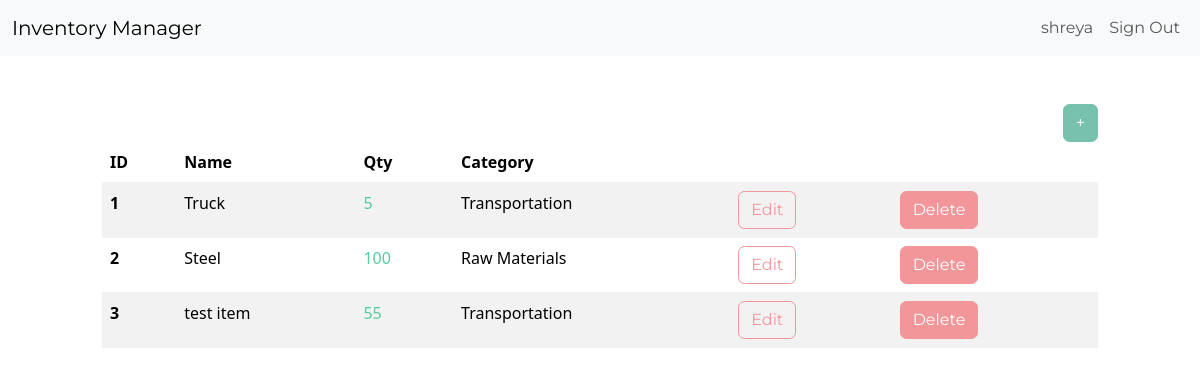
Page /dashboard/ (signed in) on the earlier database version.
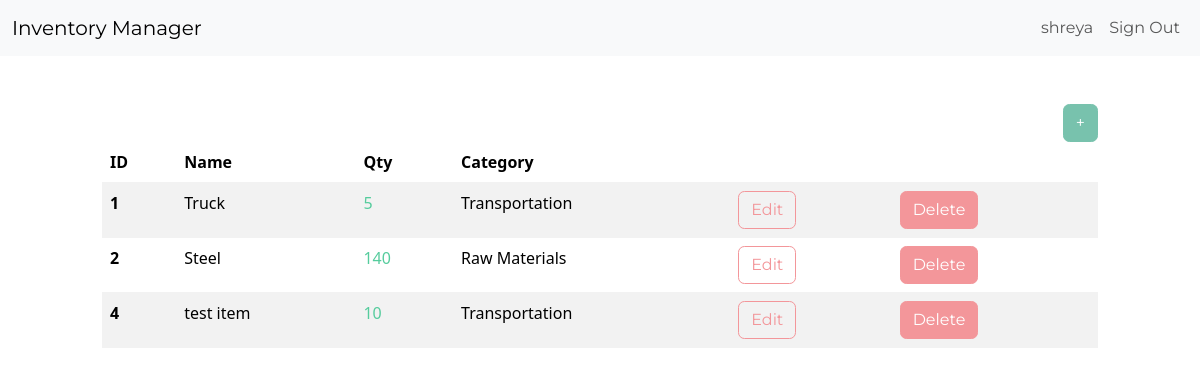
Same page on the later database version.
### inventory/models.py (models this page shows, shortened)
class InventoryItem(models.Model):
	name = models.CharField(max_length=200)
	quantity = models.IntegerField()
	category = models.ForeignKey('Category', on_delete=models.SET_NULL, blank=True, null=True)
	date_created = models.DateTimeField(auto_now_add=True)
	user = models.ForeignKey(User, on_delete=models.CASCADE)

class Category(models.Model):
	name = models.CharField(max_length=200)
	class Meta:
		verbose_name_plural = 'categories'

### inventory/views.py (the view)
# urls.py: path('dashboard/', Dashboard.as_view(), name='dashboard'),
class Dashboard(LoginRequiredMixin, View):
	def get(self, request):
		items = InventoryItem.objects.filter(user=self.request.user.id).order_by('id')
		low_inventory = InventoryItem.objects.filter(
			user=self.request.user.id,
			quantity__lte=LOW_QUANTITY
		)
		if low_inventory.count() > 0:
			if low_inventory.count() > 1:
				messages.error(request, f'{low_inventory.count()} items have low inventory')
			else:
				messages.error(request, f'{low_inventory.count()} item has low inventory')
		low_inventory_ids = InventoryItem.objects.filter(
			user=self.request.user.id,
			quantity__lte=LOW_QUANTITY
		).values_list('id', flat=True)
		return render(request, 'inventory/dashboard.html', {'items': items, 'low_inventory_ids': low_inventory_ids})

### inventory/templates/inventory/dashboard.html (shortened to what this page needs)
{% extends 'inventory/base.html' %}
{% block content %}
	<div class="row">
		<div class="col-md-10 col-12 mx-auto mt-5">
			<div class="d-flex justify-content-end">
				<a href="{% url 'add-item' %}" class="btn btn-primary">+</a>
			</div>
			<table class="table table-hover table-striped">
				<thead>
					<tr>
						<th scope="col">ID</th>
						<th scope="col">Name</th>
						<th scope="col">Qty</th>
						<th scope="col">Category</th>
						<th scope="col"></th>
						<th scope="col"></th>
					</tr>
				</thead>
				<tbody>
					{% for item in items %}
					<tr>
						<th scope="row">{{ item.id }}</th>
						<td>{{ item.name }}</td>
						{% if item.id in low_inventory_ids %}
							<td class="text-danger">{{ item.quantity }}</td>
						{% else %}
							<td class="text-success">{{ item.quantity }}</td>
						{% endif %}
						<td>{{ item.category.name }}</td>
						<td><a href="{% url 'edit-item' item.id %}" class="btn btn-outline-secondary">Edit</a></td>
						<td><a href="{% url 'delete-item' item.id %}" class="btn btn-secondary">Delete</a></td>
					</tr>
					{% endfor %}
				</tbody>
			</table>
		</div>
	</div>
{% endblock content %}

### inventory/templates/inventory/base.html (shortened to what this page needs)
<!DOCTYPE html>
<html lang="en">
<head>
	<link href="https://bootswatch.com/5/minty/bootstrap.min.css" rel="stylesheet">
</head>
<body>
	{% include 'inventory/navigation.html' %}
	{% block content %}
	{% endblock content %}
</body>
</html>

### inventory/templates/inventory/navigation.html (shortened to what this page needs)
<nav class="navbar navbar-expand-lg bg-light">
	<div class="container-fluid">
		<a class="navbar-brand" href="{% url 'index' %}">Inventory Manager</a>
		<div class="collapse navbar-collapse justify-content-end" id="navbarNav">
			<ul class="navbar-nav">
				{% if user.is_authenticated %}
					<li class="nav-item">
						<a class="nav-link" href="#">{{ user.username }}</a>
					</li>
					<li class="nav-item">
						<a class="nav-link" href="{% url 'logout' %}">Sign Out</a>
					</li>
				{% endif %}
			</ul>
		</div>
	</div>
</nav>

Differences in the rows shown:
removed InventoryItem: id "3", name "test item", quantity "55", category.name "Transportation"
changed InventoryItem "Steel": quantity "100" → "140"
added InventoryItem: id "4", name "test item", quantity "10", category.name "Transportation"
